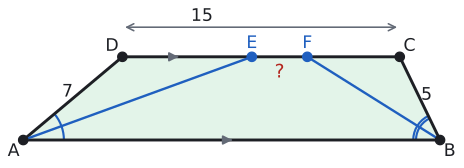

The script that drew this image:
# Alıştırma 9: park. [AB] ∥ [DC], |AD| = 7, |BC| = 5, |DC| = 15; A ve B açılarının açıortayları [DC]'yi E ve F'de keser.
# |DE| = |AD| = 7, |FC| = |BC| = 5 → |EF| = 3.
import sys; sys.path.insert(0, "tools")
from cizim import *

P = lambda x, y: np.array([float(x), float(y)])
uz = lambda U, V: round(float(np.linalg.norm(U - V)), 4)
def acisi(K, U, V):
    u, v = U - K, V - K
    return round(float(np.degrees(np.arccos(np.dot(u, v) / np.linalg.norm(u) / np.linalg.norm(v)))), 3)
def kesis(p, u, q, v):
    t = np.linalg.solve(np.array([u, -v]).T, q - p); return p + t[0] * u
def paralel_isareti(U, V, renk=SOLUK, k=0.18, f=0.5):
    M = U + f * (V - U); t = (V - U) / np.linalg.norm(V - U)
    ax.annotate("", xy=M + k * t, xytext=M - k * t, arrowprops=dict(arrowstyle="-|>", color=renk, lw=1.4, mutation_scale=14))
def cetik(U, V, n=1, renk=SOLUK, L=0.16):
    M = (U + V) / 2; t = (V - U) / np.linalg.norm(V - U); m = np.array([-t[1], t[0]])
    for i in range(n):
        c = M + (i - (n - 1) / 2) * 0.13 * t
        ax.plot(*zip(c - L * m, c + L * m), color=renk, lw=1.5)
def olcu(U, V, metin, d=0.3, renk=YAZI, fs=13):
    """[UV] parçasının ortasına, U→V yönünün soluna d kadar uzağa yazı (d < 0: sağına)."""
    M = (U + V) / 2; t = (V - U) / np.linalg.norm(V - U); m = np.array([-t[1], t[0]])
    ax.text(*(M + d * m), metin, ha="center", va="center", color=renk, fontsize=fs)
def dik_isareti(K, U, V, r=0.28):
    a_ = (U - K) / np.linalg.norm(U - K) * r; b_ = (V - K) / np.linalg.norm(V - K) * r
    ax.plot(*zip(K + a_, K + a_ + b_, K + b_), color=SOLUK, lw=1.3)

H = 4.5
D, C = P(0, H), P(15, H)
A = P(-np.sqrt(7**2 - H**2), 0); B = P(15 + np.sqrt(5**2 - H**2), 0)
yon = lambda d: P(np.cos(np.radians(d)), np.sin(np.radians(d)))
aA, aB = acisi(A, B, D), acisi(B, A, C)
E = kesis(A, yon(aA / 2), D, P(1, 0)); F = kesis(B, yon(180 - aB / 2), D, P(1, 0))
print("AD", uz(A, D), "BC", uz(B, C), "A", aA, "B", aB, "DE", uz(D, E), "EF", uz(E, F), "FC", uz(F, C))

fig, ax = sekil(6, 2.6)
ax.set_aspect("equal"); ax.axis("off")
ax.add_patch(patches.Polygon([A, B, C, D], closed=True, facecolor=YESIL_ACIK, edgecolor="none"))
ax.plot(*zip(A, B, C, D, A), color=YAZI)
ax.plot(*zip(A, E), color=MAVI, lw=1.8); ax.plot(*zip(B, F), color=MAVI, lw=1.8)
paralel_isareti(A, B, f=0.5); paralel_isareti(D, C, f=0.2)
for Q in (A, B, C, D): nokta(ax, *Q, "")
nokta(ax, *E, "", renk=MAVI); nokta(ax, *F, "", renk=MAVI)
ax.text(A[0] - 0.2, -0.15, "A", ha="right", va="top")
ax.text(B[0] + 0.2, -0.15, "B", ha="left", va="top")
ax.text(C[0] + 0.2, C[1] + 0.1, "C", ha="left", va="bottom")
ax.text(D[0] - 0.2, D[1] + 0.1, "D", ha="right", va="bottom")
ax.text(E[0], E[1] + 0.25, "E", ha="center", va="bottom", color=MAVI)
ax.text(F[0], F[1] + 0.25, "F", ha="center", va="bottom", color=MAVI)
aci(ax, A, B, E, r=2.2, renk=MAVI); aci(ax, A, E, D, r=2.2, renk=MAVI)
aci(ax, B, F, A, r=1.3, renk=MAVI); aci(ax, B, C, F, r=1.3, renk=MAVI)
aci(ax, B, F, A, r=1.45, renk=MAVI); aci(ax, B, C, F, r=1.45, renk=MAVI)
olcu(A, D, "7", d=0.45); olcu(B, C, "5", d=-0.4)
ax.text((E[0] + F[0]) / 2, H - 0.35, "?", ha="center", va="top", color=KIRMIZI, fontsize=14)
# |DC| = 15 ölçü oku
yy = H + 1.6
ax.annotate("", xy=(C[0], yy), xytext=(D[0], yy), arrowprops=dict(arrowstyle="<->", color=SOLUK, lw=1.2))
ax.text(7.5 - 3.2, yy + 0.12, "15", ha="center", va="bottom", fontsize=13)
ax.set_xlim(A[0] - 0.8, B[0] + 0.8); ax.set_ylim(-0.8, H + 2.4)
kaydet(fig, __file__)
